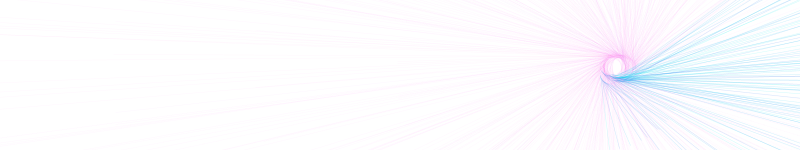
Frame 1 (no input)
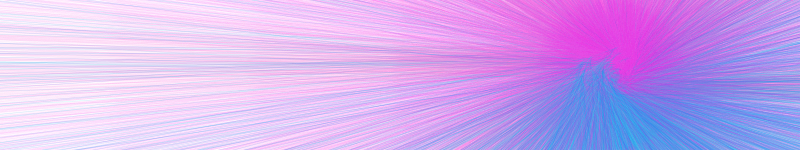
Frame 60 (the mouse pressed at the canvas centre just before this capture)
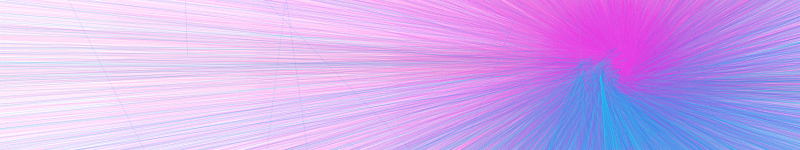
Frame 120 (the mouse held since frame 60 and released just before this capture)

The Processing sketch that drew these frames (run headless with seeded random() and noise(); from frame 60 on, the mouse is pressed at the canvas centre):

// Processing sketch: processing_133179
// ── processing_133179.pde

void setup(){
  size(800,150);
smooth();
frameRate(100);
strokeWeight(0.5);
background(255,255,255);
}

void draw(){

translate(width/2+200,height/2);

for(int s = 0; s<10; s++) {
 // pushMatrix();

for(int i = 0; i<72; i++) {
  float myAngle = random(-10,0);
  rotate(radians(myAngle));
  float ellipseSize = map (s,0,10,5,100);
  stroke(int(random(0,i)),int(random(i,255-i)),int(random(0,i)),10);
{
  if(i < 10) {
    stroke(int(random(20,i+20)),int(random(i+100,255)),int(random(240,i+90)),50);
  }else{
    stroke(int(random(180,i+400)),int(random(i,70)),int(random(220,i+70)),10);
  }
}

line(0,0,ellipseSize,ellipseSize*15);
  translate(mouseX,mouseX+1);
}
//popMatrix();
}
}
